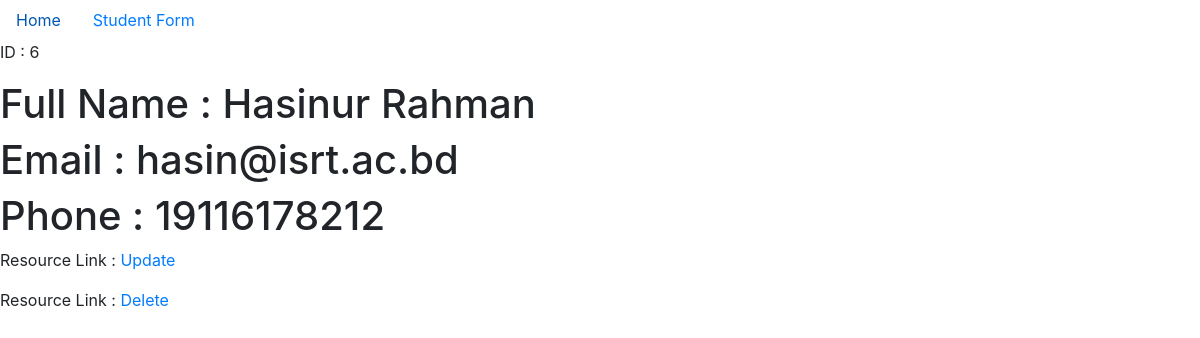
/student_info/6, run on an earlier commit of the app's database.
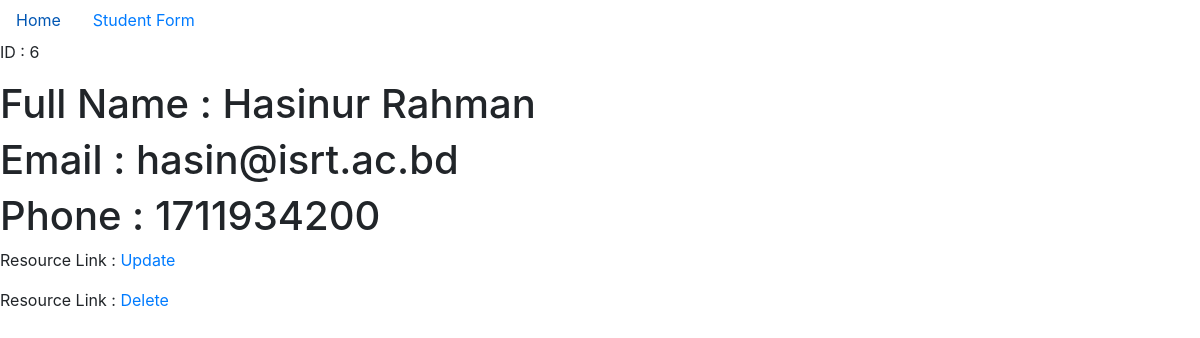
And on a later commit of the database.
### first_app/models.py (models this page shows)
class Student(models.Model):
	first_name  = models.CharField(max_length=50)
	last_name	= models.CharField(max_length=50)
	email 		= models.EmailField()
	phone		= models.IntegerField()
	def __str__(self):
		return self.first_name+" "+self.last_name
	class Meta:
		verbose_name       ='Student'
		verbose_name_plural='Students'

### first_app/views.py (the view)
# urls.py: path('student_info/<int:id>', views.student_info, name='student_info'),
def student_info(request,id):
	students = Student.objects.get(pk=id)
	template ='first_app/student_info.html'
	context = {
		'title' :"Home",
		'students':students
	}
	return render(request, template,context)

### first_app/templates/first_app/student_info.html
{% extends 'first_app/base.html' %}
{% block content %}
	<p>ID : {{students.id}}</p>
	<h1>Full Name : {{students}}</h1>
	<h1>Email : {{students.email}}</h1>
	<h1>Phone : {{students.phone}}</h1>
	<p>Resource Link : <a href="{% url 'first_app:student_update' id=students.id %}">Update</a></p>
	<p>Resource Link : <a href="{% url 'first_app:student_delete' id=students.id %}">Delete</a></p>
{% endblock %}

What changed in the data, as far as the page shows it:
changed Student "Hasinur Rahman": phone "19116178212" → "1711934200"
